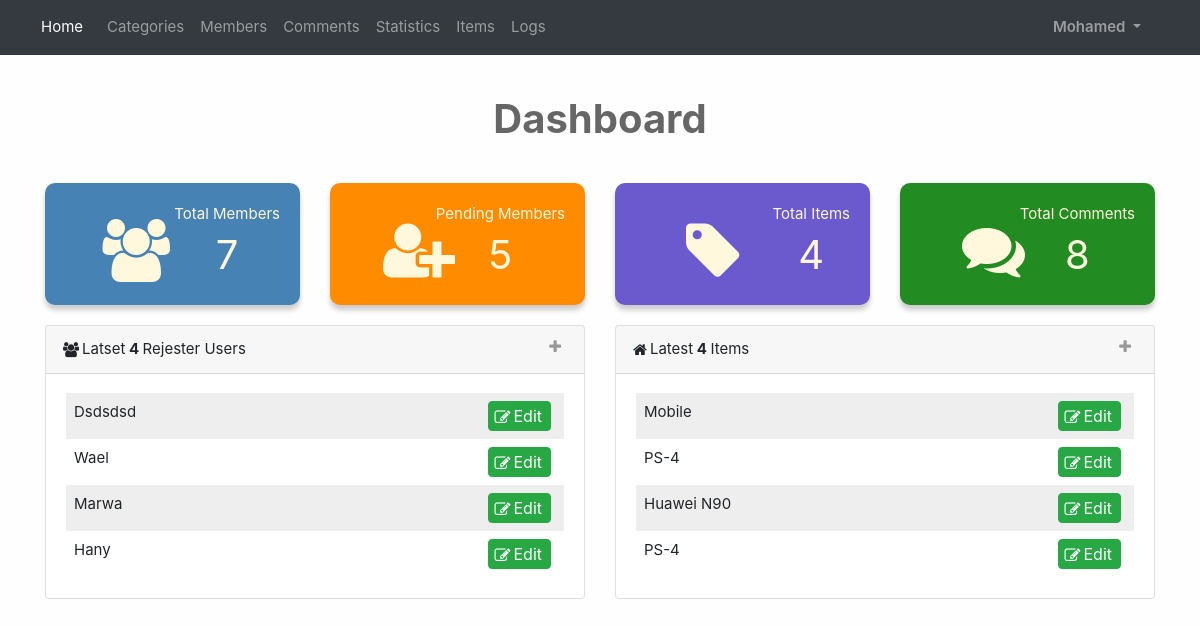
Screenshot of /admin/dashboard.php (signed in) with the database file from the repository.
### tables this page shows
CREATE TABLE `users` (
  `id` int(11) NOT NULL,
  `username` varchar(250) NOT NULL,
  `password` varchar(250) NOT NULL,
  `email` varchar(250) NOT NULL,
  `fullname` varchar(250) NOT NULL,
  `groubid` int(11) NOT NULL DEFAULT 0,
  `truststatus` int(11) NOT NULL DEFAULT 0,
  `regstatus` int(11) NOT NULL DEFAULT 0,
  `date` date NOT NULL,
  `image` varchar(250) NOT NULL
);

CREATE TABLE `items` (
  `id` int(11) NOT NULL,
  `name` varchar(250) NOT NULL,
  `description` varchar(250) NOT NULL,
  `price` varchar(250) NOT NULL,
  `date` date NOT NULL,
  `country_made` varchar(250) NOT NULL,
  `image` varchar(250) NOT NULL,
  `status` varchar(250) NOT NULL,
  `approve` tinyint(4) NOT NULL DEFAULT 0,
  `rating` smallint(6) NOT NULL,
  `cat_id` int(11) NOT NULL,
  `member_id` int(11) NOT NULL
);

### admin/includes/functions/functions.php (called while the page is built, shortened)
<?php
function checkitem($filed,$table,$value){
    global $con;
    $stmt1 = $con->prepare("SELECT $filed From $table WHERE $filed = ? ");
    $stmt1->execute(array($value));
    $row = $stmt1->rowCount();
    return $row;
}
function countitems($item,$table){
    global $con;
    $stmt = $con->prepare("SELECT COUNT($item) FROM $table ");
    $stmt->execute();
    $count =  $stmt->fetchColumn();
    return $count;
}
function getlatest($filed,$table,$limit = 5){
    global $con;
    $stmt2 = $con->prepare("SELECT $filed FROM $table ORDER BY id DESC LIMIT $limit");
    $stmt2->execute();
    $row = $stmt2->fetchAll();
    return $row;
}
?>

### admin/dashboard.php (the view, shortened to what this page needs)
<?php
if(isset($_SESSION['login'])){
    include 'init.php';
    include($tpl.'header.php');
    ?>
    <div class="container home-stats">
        <h1 class="text-center">Dashboard</h1>
        <div class="row">
        <div class="col-md-3 ">
            <div class="stat Members">
                <i class="fa fa-users"></i>
            <div class="info">
            Total Members
        <span><a href="members.php?do=mange"><?php echo countitems('id', 'users') ?></a></span>
            </div>
        </div>
        </div>
        <div class="col-md-3 ">
        <div class="stat Pending">
        <i class="fa fa-user-plus"></i>
     <div class="info">
     Pending Members
        <span><a href="members.php?do=mange&page=pending"><?php echo checkitem('regstatus', 'users',0) ?></a></span>
     </div>
        </div>
        </div>
        <div class="col-md-3 ">
        <div class="stat Items">
        <i class="fa fa-tag"></i>
      <div class="info">
      Total Items
        <span><a href="items.php?do=mange"><?php echo countitems('id','items'); ?></a></span>
      </div>
        </div>
        </div>
        <div class="col-md-3">
        <div class="stat Comments">
        <i class="fa fa-Comments"></i>
      <div class="info">
      Total Comments
        <span><a href="comments.php?do=mange"><?php echo countitems('id','comments'); ?></a></span>
      </div>
        </div>
        </div>
        </div>
    </div>
    <?php
      $limituser = 4;
     $latestuser = getlatest('*','users',$limituser);
     $limititem = 4;
     $latestitem = getlatest('*','items',$limititem);
        ?>
    <div class="container latest">
        <div class="row">
        <div class="col-sm-6">
             <div class="card">
                <div class="card-header">
                    <span class="toggle-info pull-right">
                        <i class="fa fa-plus"></i>
                    </span>
                <i class="fa fa-users"></i>Latset<strong><?php echo ' '.$limituser.' ' ?></strong> Rejester Users</div>
                <div class="card-body">
                 <p class="card-text">
                 <ul class="list-unstyled latsted">
                     <?php
                     foreach($latestuser as $users){
                        echo "<li>" . ucwords($users['username']) ."<a href= 'members.php?do=edit&userid= ".$users['id']."' ><button class='btn btn-success pull-right '>
                        <i class='fa fa-edit'></i>Edit</button> </a>". "</li>" ;
                     }
                     ?>
                     </ul>
                </p>
                </div>
             </div>
        </div>
        <div class="col-sm-6">
            <div class="card">
                <div class="card-header">
                <span class="toggle-info pull-right">
                        <i class="fa fa-plus"></i>
                    </span>
                <i class="fa fa-home"></i>Latest<strong><?php echo " " .$limititem. " " ?></strong> Items</div>
                    <div class="card-body">
                 <p class="card-text">
                 <ul class="list-unstyled latsted">
                     <?php
                     foreach($latestitem as $item){
                        echo "<li>" . ucwords($item['name']) ."<a href= 'items.php?do=edit&itemid= ".$item['id']."' ><button class='btn btn-success pull-right '>
                        <i class='fa fa-edit'></i>Edit</button> </a>". "</li>" ;
                     }
                     ?>
                     </ul>
                 </p>
                </div>
             </div>
        </div>
       </div>
    </div>
<?php
include $tpl.'footer.php';
} else{
    header('location:index.php');
}
?>

### admin/layout/css/main.css (style rules this page uses)
body { background-color: #f4f4f40c; font-size: 15px; }
.members { position: relative; }
h1 { margin: 40px 0; color: #666; font-weight:bold; }
.fa { position: relative; right: 3px; top:1px; }
.home-stats .stat { border: 0 solid #666; padding: 20px; font-size: 15px; text-align: center; box-shadow: 0 5px 5px #ccc; color: cornsilk; border-radius: 10px; position: relative; overflow: hidden; }
.home-stats .stat i { font-size: 63px; position: absolute; right: 130px; top: 36px; }
.home-stats .stat .info { float: right; }
.home-stats .Members { background-color: steelblue; }
.home-stats .Pending { background-color:darkorange; }
.home-stats .Items { background-color: slateblue; }
.home-stats .Comments { background-color: forestgreen; }
.home-stats span { display: block; font-size: 40px; }
.home-stats span a { color: cornsilk; text-decoration: none; }
.latest { margin-top: 20px; }
.latest .toggle-info { color: #999; cursor: pointer; }
.latsted li { padding: 8px ; overflow: hidden; }
.latsted li:nth-child(odd) { background-color:#eee; }
.latsted li button { padding: 2px 8px; margin-right: 5px; }
.card-body { margin-top: -17px; margin-bottom: -15px; }

### rows the page displays
users: username "Dsdsdsd"
users: username "Wael"
users: username "Marwa"
users: username "Hany"
items: name "Mobile"
items: name "PS-4"
items: name "Huawei N90"
items: name "PS-4"

### other values shown
$_SESSION['login'] "Mohamed"
countitems('id', 'users') "7"
checkitem('regstatus', 'users',0) "5"
countitems('id','items') "4"
countitems('id','comments') "8"
$limituser "4"
$limititem "4"
